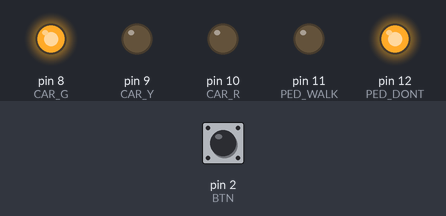
Recording of a sketch running on a simulated Arduino Uno, built with avr-gcc and run on an emulated ATmega328P. Parts: output pins drawn as LEDs (lit = HIGH). The inputs (shaded band) are chosen by the test bench; at power-on: pin 2 (BTN) HIGH.

Above: at 1.2 s.
1.3 s: pin 2 (BTN) pulled LOW for 0.15 s
At 1.61 s:
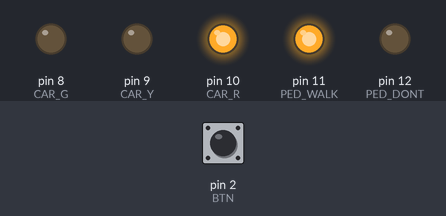
Timing chart, 0 to 4.3 s (numbered marks = the images above; inputs shaded):
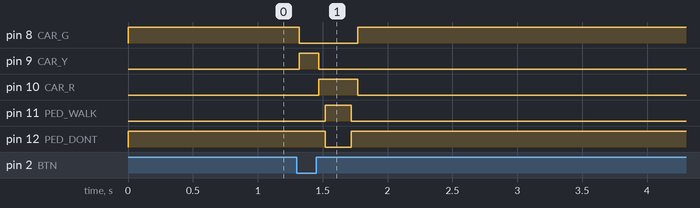

The sketch:

claude-high.ino
```cpp
const uint8_t BTN      = 2;
const uint8_t CAR_G    = 8;
const uint8_t CAR_Y    = 9;
const uint8_t CAR_R    = 10;
const uint8_t PED_WALK = 11;
const uint8_t PED_DONT = 12;

const unsigned long YELLOW_MS   = 150;
const unsigned long ALL_RED_MS  = 50;
const unsigned long WALK_MS     = 200;
const unsigned long DEBOUNCE_MS = 20;

enum State { CARS_GREEN, CARS_YELLOW, ALL_RED_1, WALK, ALL_RED_2 };

State state;
unsigned long stateStart;
bool request = false;

void setLights(bool g, bool y, bool r, bool walk) {
  digitalWrite(CAR_G, g);
  digitalWrite(CAR_Y, y);
  digitalWrite(CAR_R, r);
  digitalWrite(PED_WALK, walk);
  digitalWrite(PED_DONT, !walk);
}

void enter(State s) {
  state = s;
  stateStart = millis();
  switch (s) {
    case CARS_GREEN:  setLights(1, 0, 0, 0); break;
    case CARS_YELLOW: setLights(0, 1, 0, 0); break;
    case ALL_RED_1:   setLights(0, 0, 1, 0); break;
    case WALK:        setLights(0, 0, 1, 1); request = false; break;
    case ALL_RED_2:   setLights(0, 0, 1, 0); break;
  }
}

void readButton() {
  static bool lastRead = HIGH;
  static bool stable = HIGH;
  static unsigned long changedAt = 0;

  bool r = digitalRead(BTN);
  if (r != lastRead) {
    lastRead = r;
    changedAt = millis();
  }
  if (millis() - changedAt >= DEBOUNCE_MS && r != stable) {
    stable = r;
    if (stable == LOW) request = true;   // latch the press
  }
}

void setup() {
  pinMode(BTN, INPUT_PULLUP);
  pinMode(CAR_G, OUTPUT);
  pinMode(CAR_Y, OUTPUT);
  pinMode(CAR_R, OUTPUT);
  pinMode(PED_WALK, OUTPUT);
  pinMode(PED_DONT, OUTPUT);
  enter(CARS_GREEN);
}

void loop() {
  readButton();
  unsigned long t = millis() - stateStart;

  switch (state) {
    case CARS_GREEN:  if (request)          enter(CARS_YELLOW); break;
    case CARS_YELLOW: if (t >= YELLOW_MS)   enter(ALL_RED_1);   break;
    case ALL_RED_1:   if (t >= ALL_RED_MS)  enter(WALK);        break;
    case WALK:        if (t >= WALK_MS)     enter(ALL_RED_2);   break;
    case ALL_RED_2:   if (t >= ALL_RED_MS)  enter(CARS_GREEN);  break;
  }
}
```

Measured:
- after the input at 1.3 s, pin 8 (CAR_G): HIGH → LOW at once, → HIGH 0.45 s later; pin 9 (CAR_Y): LOW → HIGH at once, → LOW 0.15 s later; pin 10 (CAR_R): LOW → HIGH after 0.17 s, → LOW 0.30 s later; pin 11 (PED_WALK): LOW → HIGH after 0.22 s, → LOW 0.20 s later; pin 12 (PED_DONT): HIGH → LOW after 0.22 s, → HIGH 0.20 s later
